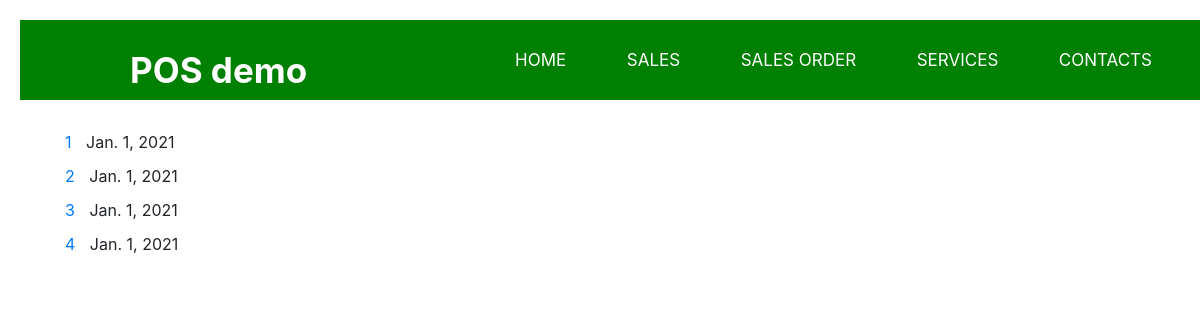
Page /sales/orders/ on the earlier database version.
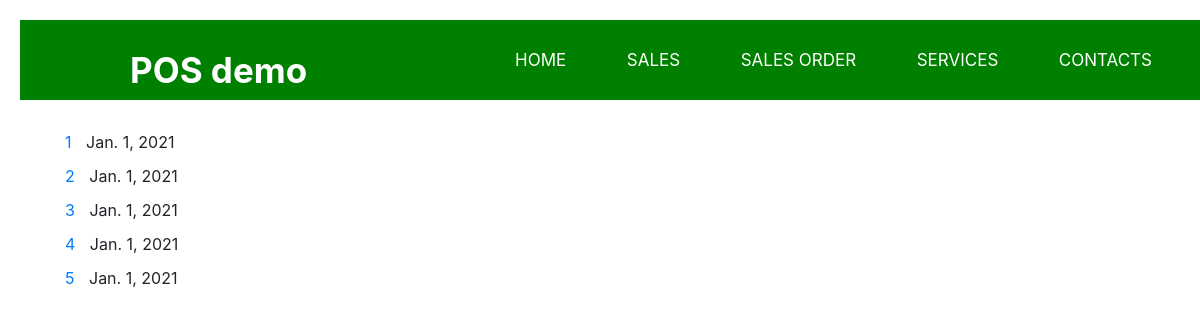
Same page on the later database version.
### sales/models.py (models this page shows, shortened)
class Order(models.Model):
    orderID         = models.AutoField(primary_key=True)
    customer        = models.ForeignKey('Customer', on_delete=models.SET_NULL, null=True)
    product         = models.ForeignKey('Product', on_delete=models.SET_NULL, null=True)
    orderDate       = models.DateField(null=True, blank=True) # In real case, can't be null / blank.
    unit_sold       = models.DecimalField(max_digits=9, decimal_places=0, help_text="max_digits = 9", validators=[MinValueValidator(int('1'))], null=True)
    costs           = models.CharField(max_length=100, null=True)
    product2         = models.ForeignKey('Product', on_delete=models.SET_NULL, null=True, related_name='+',)
    unit_sold2       = models.DecimalField(max_digits=9, decimal_places=0, help_text="max_digits = 9", validators=[MinValueValidator(int('0'))], null=True,)
    costs2           = models.CharField(max_length=100, null=True,)
    product3         = models.ForeignKey('Product', on_delete=models.SET_NULL, null=True, related_name='+',)
    unit_sold3       = models.DecimalField(max_digits=9, decimal_places=0, help_text="max_digits = 9", validators=[MinValueValidator(int('0'))], null=True,)
    costs3           = models.CharField(max_length=100, null=True,)
    def get_absolute_url(self):
        return reverse('order-detail', args=[str(self.orderID)])

### sales/views.py (the view)
# urls.py: path('orders/', OrderListView.as_view(), name='order-list'),
class OrderListView(generic.ListView):
    model = Order

### sales/templates/sales/order_list.html
{% extends "base_page.html" %}
{% block content %}
    {% if order_list %}
    <ul>
        {% for order in order_list %}
            <li>
                <a href="{{ order.get_absolute_url }}">{{ order.orderID }}</a> {{order.orderDate }}
            </li>
        {% endfor %}
    </ul>
    {% else %}
        <p>There is no order in the list yet.</p>
    {% endif %}
{% endblock %}

Differences in the rows shown:
added Order: orderID "5", orderDate "Jan. 1, 2021"
